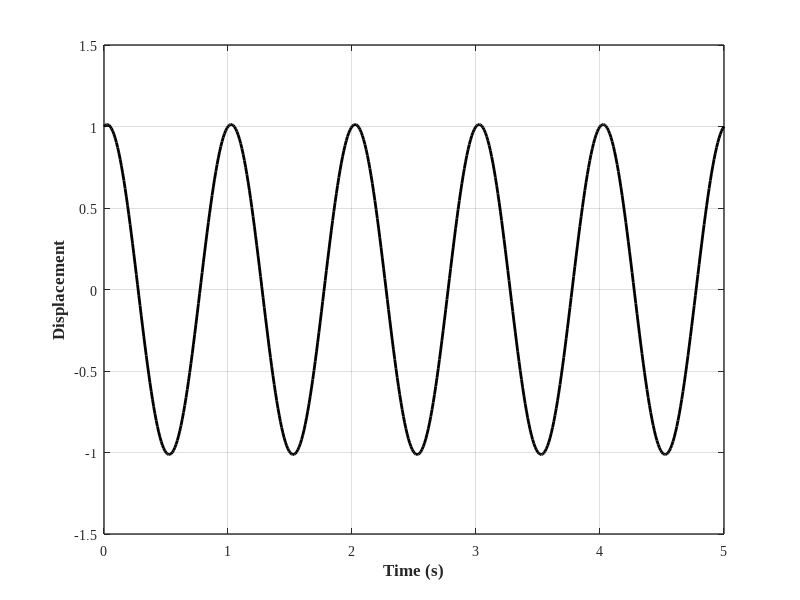

This chart was generated by the following MATLAB code:
%% Example 2-2: Displacement Response of An Undamped SDOF

clear; close all; clc;
%% Initial conditions
v0 = 1;
vdot0 = 1;

%% Period and requency
T = 1;
omega = 2*pi/T;

%% Time vector 
t = linspace(0,5,500);  % [0 - 5] seconds

%% Displacement
v = (vdot0/omega)*sin(omega*t)+ v0*cos(omega*t);

%% Plot 
figure(1);  set(figure(1), 'Position', [200   100   883   400])
            hold on; grid on; box on;
            plot(t,v,'LineWidth',2,'Color',[0 0 0]);
            
            set(gca, 'LineWidth',1, 'FontWeight','normal', 'FontName','Times New Roman', 'FontSize',10)               
            xlabel({'Time (s)'}, 'fontsize',12, 'fontname','Times New Roman','FontWeight','Bold')
            ylabel('Displacement', 'fontsize',12, 'fontname','Times New Roman','FontWeight','Bold')
    
%% Print
   print('EX_2_2','-dpng')
